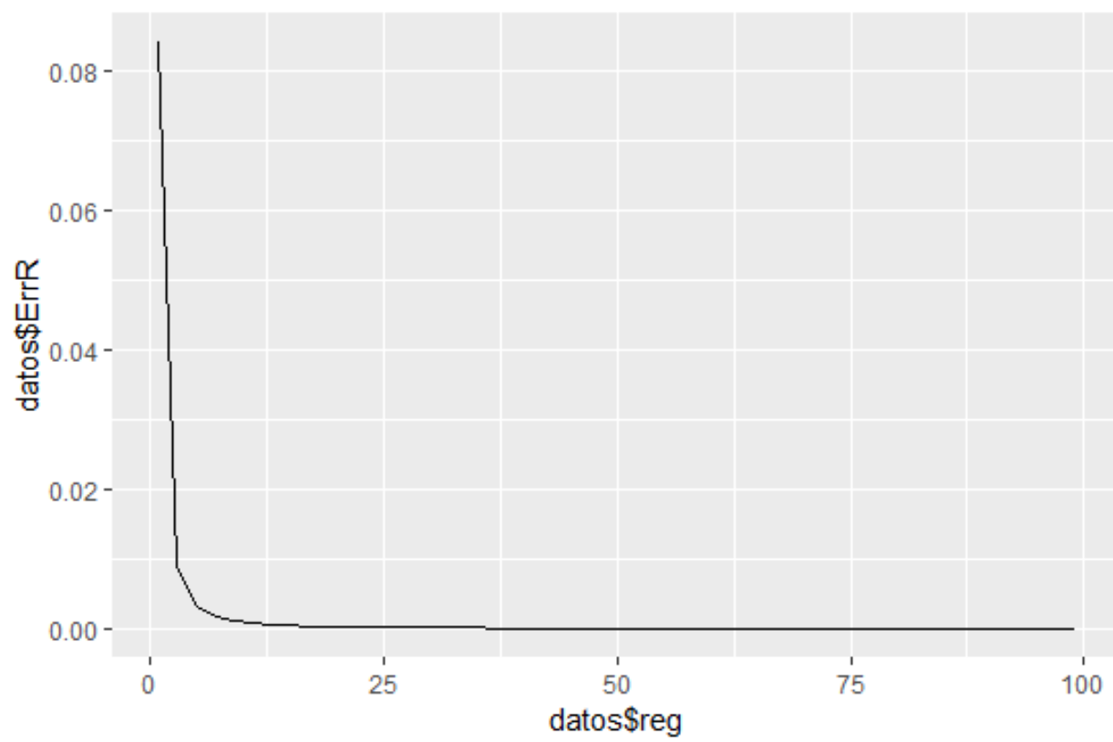

Source code (R):
##### Revisar estabilidad numérica de la regla del trapecio compuesta para aproximar
##### la integral de 0 a 1 de exp(-x^2)
#####
##### Realizar la gráfica del error (eje y) vs n (eje x)

library(tidyverse)
f <- function(x){exp(-x^2)}

a = 0
b = 1

n <- 1000
reg <- seq(1,100,2)

trap <- function(n){
  h = 1/n
  sumaR = 0
  for (i in 1:n){
    c = a + (h)*i
    c_0 = c - h
    sumaR = sumaR + (f(c_0) + f(c)) * h/2
    }
  sumaR
}

dat <- sapply(reg, trap)
datos <- data.frame(reg, dat) 

datos <- datos %>%
  mutate(ErrR = abs(0.746824132812 - datos[,2])/0.746824132812)

ggplot(datos)+
  geom_line(aes(x = datos$reg, y = datos$ErrR))
